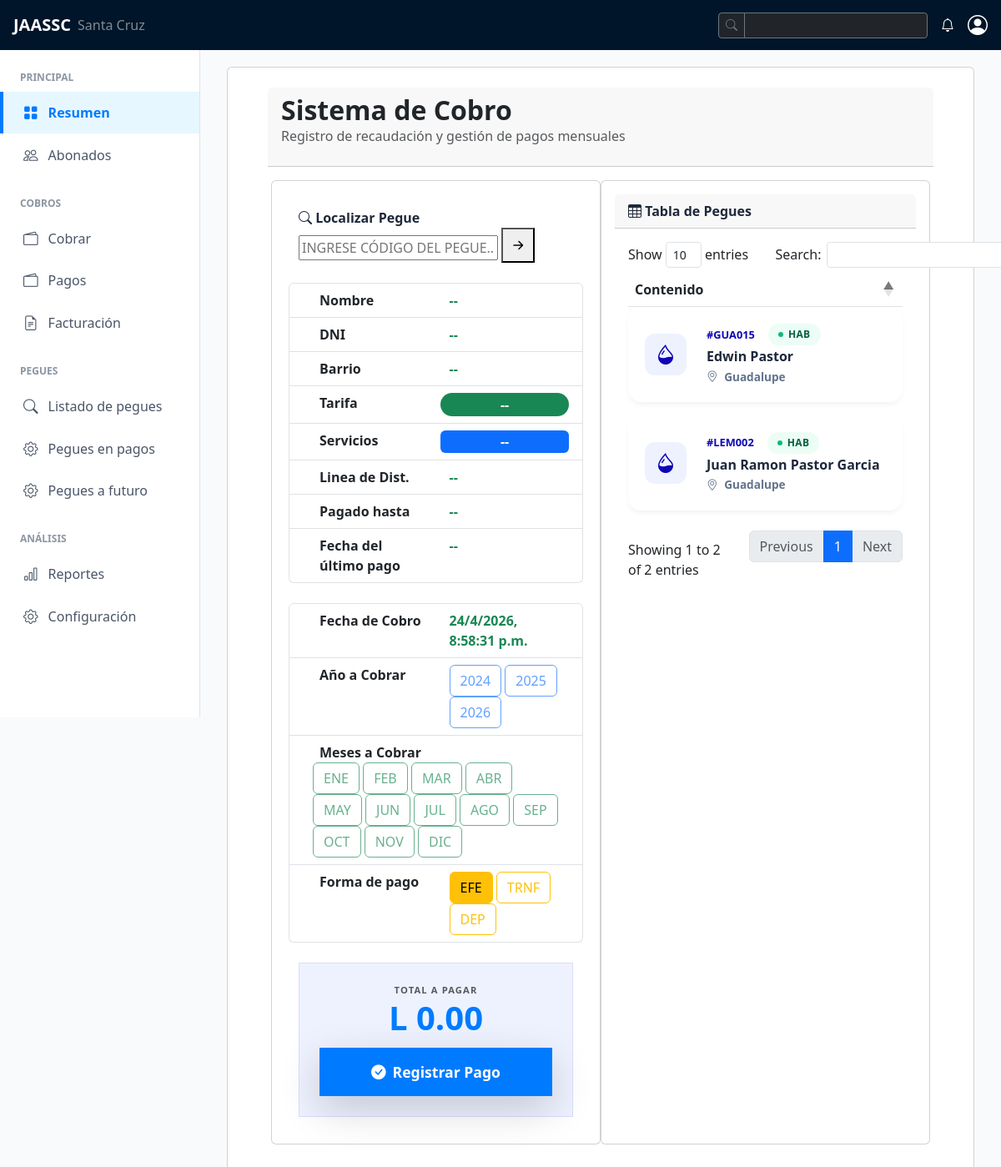
Before: /cobros/ with the older database file.
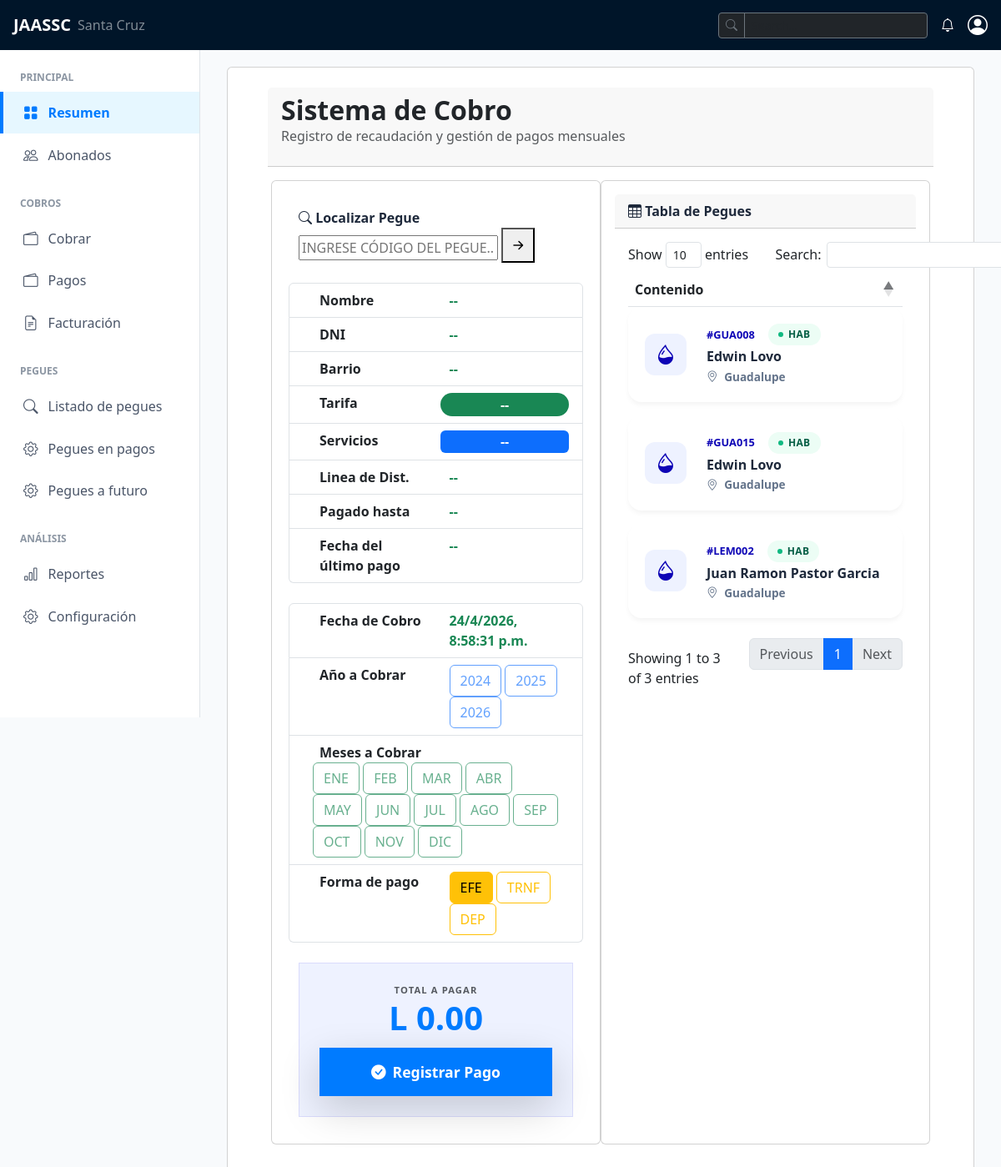
After: the same page with the newer database file.
### pegues/models.py (models this page shows, shortened)
class Pegue(models.Model):
    codigo_pegue = models.CharField(max_length=6, unique=True, validators=[
            RegexValidator(
                regex=r'^[A-Z0-9]*$',
                message='Solo se permiten letras mayúsculas y números.',
                code='invalid_uppercase'
            )
        ])
    abonado = models.ForeignKey(Abonado, on_delete=models.CASCADE, related_name="pegues")
    barrio = models.ForeignKey(Barrio, on_delete=models.PROTECT, related_name="abonados")
    linea_distribucion = models.ForeignKey(LineaDistribucion,on_delete=models.PROTECT, related_name="abonados", blank=True, null=True)
    estado = models.CharField(choices=[('HAB', 'Habilitada'), ('INH', 'Inhabilitada'), ('CRT', 'Cortada')], max_length=10, default='HAB')
    tipo = models.CharField(choices=[('VIV', 'Vivienda'), ('COR', 'Corral'), ('SOL', 'Solar'), ('COM', 'Comercio')], max_length=10, default='VIV')
    servicios = models.ManyToManyField(Servicio, related_name="abonados")
    fecha_instalacion = models.DateField(auto_now_add=True)

### abonados/models.py (models this page shows, shortened)
class Abonado(models.Model):
    nombre = models.CharField(max_length=100)
    dni = models.CharField(max_length=13, unique=True, blank=True, null=True, default="")
    telefono = models.CharField(max_length=8, blank=True, null=True)

### barrios/models.py (models this page shows, shortened)
class Barrio(models.Model):
    nombre = models.CharField(max_length=100, unique=True)
    descripcion = models.TextField(blank=True, null=True)
    class Meta:
        ordering = ["nombre"]

### cobros/views.py (the view)
# urls.py: path("", views.cobro, name="cobro"),
def cobro(request):
    pegues = Pegue.objects.all().select_related('abonado').filter(estado='HAB')
    anios = [2024, 2025, 2026]
    print(meses)
    return render(request, "cobro.html", {"anios": anios, "meses": meses, "pegues": pegues})

### cobros/templates/cobro.html (shortened to what the changed rows need)
{% extends "index.html" %}
{% block content %}
<div class="container card py-4 p-5">
    <div class=" card-header d-flex flex-column flex-md-row justify-content-between align-items-md-center">
        <div>
            <h2 class="fw-bold text-dark m-0">Sistema de Cobro</h2>
        </div>
    </div>
    <div class="card-body row p-3">
        <div class="card col p-3">
            <div class="card-body">
                  <div class="">
                      <div class="" style="top: 20px;">
                        <form id="envioDatos" action="{% url 'cobros:registrar_pago' %}" method="POST">
                            <ul class="list-group ">
                                <li class=" row list-group-item d-flex justify-content-between align-items-start">
                                    <div class="col">
                                        {% for anio in anios %}
                                            <label class="btn btn-outline-primary text-xs" for="anio_{{anio}}">{{anio}}</label>
                                        {% endfor %}
                                    </div>
                                </li>
                                <li class=" row list-group-item d-flex justify-content-between align-items-start">
                                    <div >
                                        {% for numero, abreviatura in meses %}
                                            <label class="btn btn-outline-success" for="mes_{{numero}}">{{abreviatura}}</label>
                                        {% endfor %}
                                    </div>
                                </li>
                            </ul>
                        </form>
                    </div>
                </div>
            </div>
        </div>
        <div class="card col p-3">
            <div class=" card-header abonado-title">
                <i class="bi bi-table"></i> Tabla de Pegues
            </div>
            <div class=" card-body">
                <table id="dataTable" class="table">
                    <thead>
                        <tr>
                            <th>Contenido</th>
                        </tr>
                    </thead>
                    <tbody>
                        {% for pegue in pegues %}
                        <tr>
                            <td class="p-0 border-0 pegue-code link_abonado" id="{{pegue.codigo_pegue }}">
                                <div class="pegue-card">
                                    <div class="d-flex align-items-center flex-grow-1">
                                        <div class="icon-box d-none d-lg-flex me-4 align-items-center justify-content-center"
                                            style="min-width: 50px; height: 50px; background: var(--primary-soft); border-radius: 12px; color: var(--primary);">
                                            <i class="bi bi-droplet-half fs-4"></i>
                                        </div>
                                        <div class="text-start">
                                            <div class="d-flex align-items-center gap-3 mb-1">
                                                <span class="pegue-code">#{{ pegue.codigo_pegue }}</span>
                                                <div
                                                    class="status-badge {% if pegue.estado == 'Activo' or pegue.estado == 'HAB' %}status-hab{% else %}status-no-hab{% endif %}">
                                                    <span class="dot"></span> {{ pegue.estado }}
                                                </div>
                                            </div>
                                            <h5 class="abonado-title">{{ pegue.abonado.nombre | truncatechars:25 }}</h5>
                                            <div class="meta-info mt-1">
                                                <i class="bi bi-geo-alt me-1"></i> {{ pegue.barrio.nombre }}
                                            </div>
                                        </div>
                                    </div>
                                </div>
                            </td>
                        </tr>
                        {% endfor %}
                    </tbody>
                </table>
            </div>
        </div>
    </div>
</div>
{% endblock %}

Changed rows visible on the page:
now on this page (row edited): Pegue: codigo_pegue "GUA008", estado "HAB", abonado.nombre "Edwin Lovo", barrio.nombre "Guadalupe"
changed through a linked row, Pegue "GUA015": abonado.nombre "Edwin Pastor" → "Edwin Lovo"
Other visible differences:
text written by a page script: "Show entries Search: Showing 1 to 2 of 2 entries Previous 1 Next" → "Show entries Search: Showing 1 to 3 of 3 entries Previous 1 Next"
